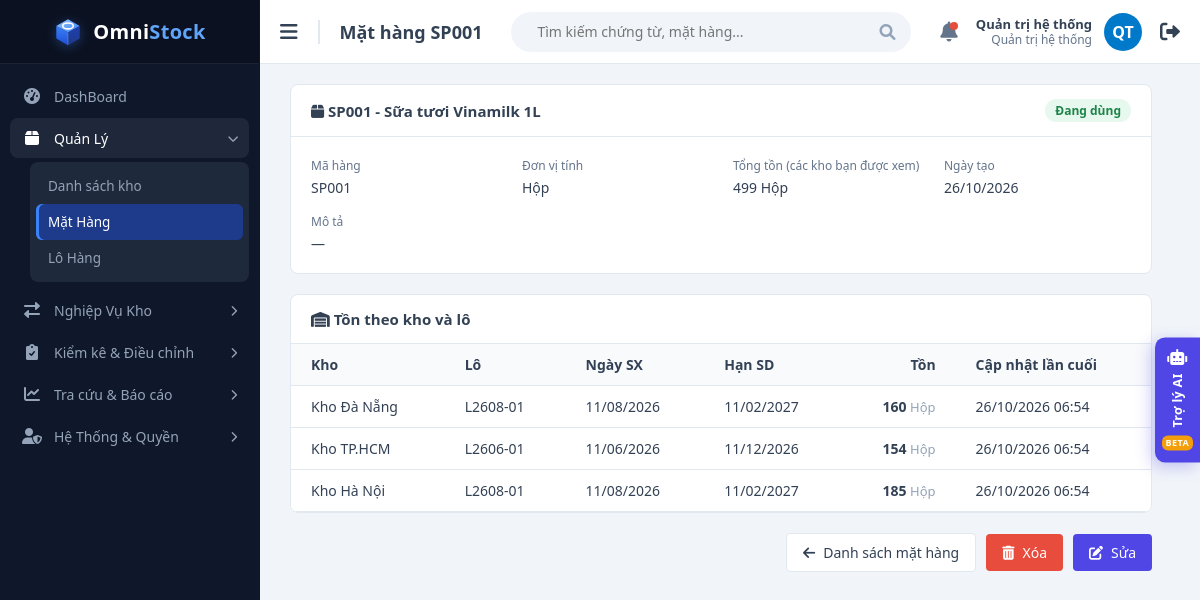
Before: /views/item_detail.php?id=1 (signed in) with the older database file.
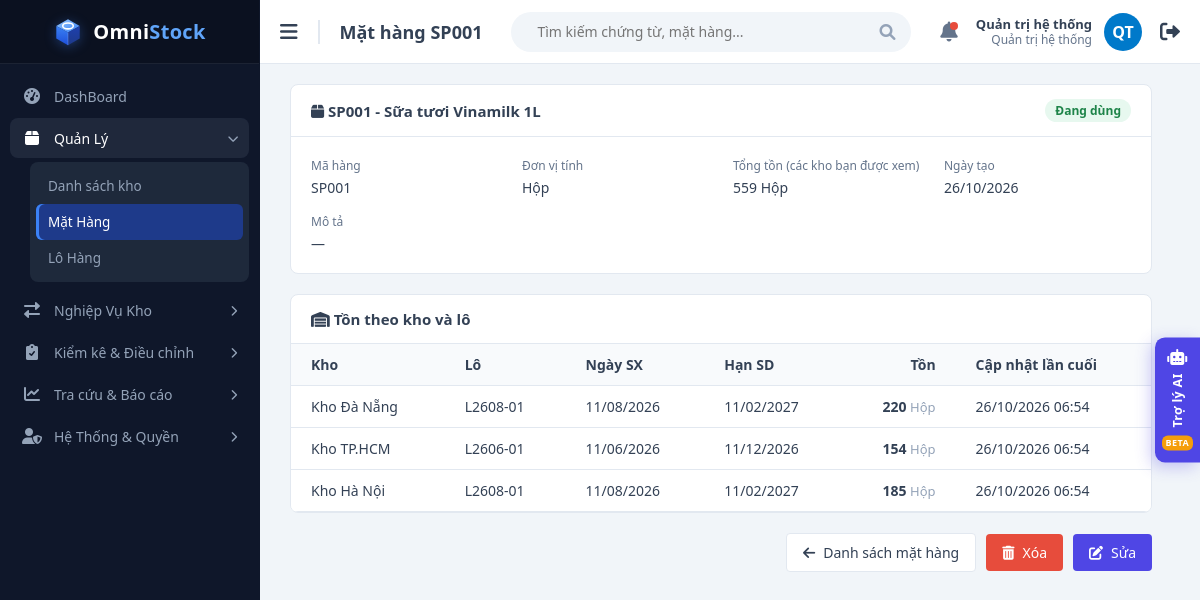
After: the same page with the newer database file.
### tables this page shows
CREATE TABLE stocks (
  id            INT UNSIGNED AUTO_INCREMENT PRIMARY KEY,
  warehouse_id  INT UNSIGNED  NOT NULL,
  item_id       INT UNSIGNED  NOT NULL,
  batch_id      INT UNSIGNED  NOT NULL,
  quantity      DECIMAL(15,3) NOT NULL DEFAULT 0,    
   
   
  reserved      DECIMAL(15,3) NOT NULL DEFAULT 0,
  updated_at    DATETIME      NOT NULL DEFAULT CURRENT_TIMESTAMP ON UPDATE CURRENT_TIMESTAMP,
  UNIQUE KEY uq_stocks (warehouse_id, item_id, batch_id),    
  KEY idx_stocks_item (item_id),
  CONSTRAINT fk_stocks_wh    FOREIGN KEY (warehouse_id)      REFERENCES warehouses(id),
  CONSTRAINT fk_stocks_item  FOREIGN KEY (item_id)           REFERENCES items(id),
  CONSTRAINT fk_stocks_batch FOREIGN KEY (batch_id, item_id) REFERENCES batches(id, item_id),
  CONSTRAINT ck_stocks_non_negative CHECK (quantity >= 0),   
   
  CONSTRAINT ck_stocks_reserved CHECK (reserved >= 0 AND reserved <= quantity)
);

CREATE TABLE warehouses (
  id          INT UNSIGNED AUTO_INCREMENT PRIMARY KEY,
  code        VARCHAR(20)  NOT NULL,
  name        VARCHAR(100) NOT NULL,
  address     VARCHAR(255) NULL,
  is_active   TINYINT(1)   NOT NULL DEFAULT 1,
   
  is_transit  TINYINT(1)   NOT NULL DEFAULT 0,
  created_at  DATETIME     NOT NULL DEFAULT CURRENT_TIMESTAMP,
   
   
  name_key    VARCHAR(100) AS (LOWER(name)) PERSISTENT,
  UNIQUE KEY uq_warehouses_code (code),
  UNIQUE KEY uq_warehouses_name (name_key)
);

CREATE TABLE batches (
  id            INT UNSIGNED AUTO_INCREMENT PRIMARY KEY,
  item_id       INT UNSIGNED NOT NULL,
  batch_no      VARCHAR(50)  NOT NULL,               
  mfg_date      DATE NULL,                           
  expiry_date   DATE NULL,                           
  created_at    DATETIME     NOT NULL DEFAULT CURRENT_TIMESTAMP,
  UNIQUE KEY uq_batches_item_no (item_id, batch_no),
   
  UNIQUE KEY uq_batches_id_item (id, item_id),
  KEY idx_batches_expiry (expiry_date),
  CONSTRAINT fk_batches_item FOREIGN KEY (item_id) REFERENCES items(id),
  CONSTRAINT ck_batches_dates CHECK (mfg_date IS NULL OR expiry_date IS NULL OR expiry_date > mfg_date)
);

CREATE TABLE items (
  id          INT UNSIGNED AUTO_INCREMENT PRIMARY KEY,
  sku         VARCHAR(30)  NOT NULL,                 
  name        VARCHAR(150) NOT NULL,
  unit        VARCHAR(20)  NOT NULL,                 
  description VARCHAR(255) NULL,
  is_active   TINYINT(1)   NOT NULL DEFAULT 1,
  created_at  DATETIME     NOT NULL DEFAULT CURRENT_TIMESTAMP,
   
  name_key    VARCHAR(150) AS (LOWER(name)) PERSISTENT,
  UNIQUE KEY uq_items_sku (sku),
  UNIQUE KEY uq_items_name (name_key)
);

### functions/item_functions.php (called while the page is built, shortened)
<?php
function getItem(PDO $pdo, int $itemId): ?array
{
    $stmt = $pdo->prepare('SELECT * FROM items WHERE id = ?');
    $stmt->execute([$itemId]);
    return $stmt->fetch() ?: null;
}
function getItemStock(PDO $pdo, int $itemId, array $allowedWarehouses): array
{
    [$whFilter, $whParams] = warehouseFilter('s.warehouse_id', $allowedWarehouses);
    $stmt = $pdo->prepare("
        SELECT w.code AS warehouse_code, w.name AS warehouse_name, b.batch_no, b.mfg_date, b.expiry_date, s.quantity, s.updated_at
        FROM stocks s
        JOIN warehouses w ON w.id = s.warehouse_id
        JOIN batches b    ON b.id = s.batch_id
        WHERE s.item_id = ? AND s.quantity > 0 AND $whFilter
        ORDER BY w.code, b.expiry_date
    ");
    $stmt->execute(array_merge([$itemId], $whParams));
    return $stmt->fetchAll();
}

### functions/helpers.php (called while the page is built, shortened)
<?php
function e($value): string
{
    return htmlspecialchars((string) $value, ENT_QUOTES, 'UTF-8');
}
function formatQty($qty): string
{
    $formatted = number_format((float) $qty, 3, ',', '.');
    return rtrim(rtrim($formatted, '0'), ',');
}
function formatDate(?string $date): string
{
    return $date ? date('d/m/Y', strtotime($date)) : '';
}
function warehouseFilter(string $column, ?array $allowedWarehouses): array
{
    $placeholders = implode(',', array_fill(0, count($allowedWarehouses), '?'));
    return ["$column IN ($placeholders)", array_map('intval', $allowedWarehouses)];
}

### functions/db_connection.php (called while the page is built, shortened)
<?php
function dbConfig(): array
{
    return [
        'host'     => getenv('DB_HOST') ?: 'localhost',
        'dbname'   => getenv('DB_NAME') ?: 'quanlykhohang',
        'username' => getenv('DB_USER') ?: 'root',
        'password' => getenv('DB_PASS') ?: '',
    ];
}
function getDbConnection(): PDO
{
    static $pdo = null;
    if ($pdo !== null) {
        return $pdo;
    }
    ['host' => $host, 'dbname' => $dbname, 'username' => $username, 'password' => $password] = dbConfig();
    $pdo = new PDO(
        "mysql:host=$host;dbname=$dbname;charset=utf8mb4",
        $username,
        $password,
        [
            PDO::ATTR_ERRMODE            => PDO::ERRMODE_EXCEPTION,
            PDO::ATTR_DEFAULT_FETCH_MODE => PDO::FETCH_ASSOC,
            PDO::ATTR_EMULATE_PREPARES   => false,
        ]
    );
    $pdo->exec("SET time_zone = '+07:00'");
    return $pdo;
}

### functions/auth.php (called while the page is built, shortened)
<?php
function loadUser(PDO $pdo, int $userId): ?array
{
    $stmt = $pdo->prepare('SELECT id, username, full_name, role, must_change_password FROM users WHERE id = ? AND is_active = 1');
    $stmt->execute([$userId]);
    $user = $stmt->fetch();
    $stmt = $pdo->prepare('SELECT warehouse_id FROM user_warehouses WHERE user_id = ? ORDER BY warehouse_id');
    $stmt->execute([$userId]);
    $user['id']         = (int) $user['id'];
    $user['warehouses'] = array_map('intval', $stmt->fetchAll(PDO::FETCH_COLUMN));
    return $user;
}
function requireLogin(string $basePath, bool $passwordPage = false): array
{
    try {
        $user = loadUser(getDbConnection(), (int) ($_SESSION['user_id'] ?? 0));
    } catch (PDOException $e) {
        http_response_code(500);
        exit('Không kết nối được CSDL: ' . e($e->getMessage()));
    }
    return $user;
}
function isManager(array $user): bool
{
    return in_array($user['role'], ['ADMIN', 'MANAGER'], true);
}

### views/item_detail.php (the view, shortened to what the changed rows need)
<?php
require_once __DIR__ . '/../functions/db_connection.php';
require_once __DIR__ . '/../functions/helpers.php';
require_once __DIR__ . '/../functions/auth.php';
require_once __DIR__ . '/../functions/item_functions.php';
$user   = requireLogin('../');
$itemId = (int) ($_GET['id'] ?? 0);
$item       = null;
$stock      = [];
try {
    $pdo   = getDbConnection();
    $item  = getItem($pdo, $itemId);
    if ($item === null) {
        http_response_code(404);
        $dbError = 'Không tìm thấy mặt hàng.';
    } else {
        $stock = getItemStock($pdo, $itemId, $user['warehouses']);
    }
} catch (PDOException $e) {
    $dbError = 'Không thể tải dữ liệu: ' . $e->getMessage();
}
$total     = array_sum(array_map(fn ($row) => (float) $row['quantity'], $stock));
$canManage = isManager($user);
require __DIR__ . '/layout/header.php';
?>
            <?php if ($item): ?>
                <div class="panel">
                    <div class="panel-header">
                        <h3><i class="fas fa-box"></i> <?= e($item['sku'] . ' - ' . $item['name']) ?></h3>
                        <span class="badge <?= $item['is_active'] ? 'badge-active' : 'badge-inactive' ?>"><?= $item['is_active'] ? 'Đang dùng' : 'Ngừng dùng' ?></span>
                    </div>
                    <dl class="detail-grid">
                        <div><dt>Mã hàng</dt><dd><?= e($item['sku']) ?></dd></div>
                        <div><dt>Đơn vị tính</dt><dd><?= e($item['unit']) ?></dd></div>
                        <div><dt>Tổng tồn (các kho bạn được xem)</dt><dd><?= formatQty($total) ?> <?= e($item['unit']) ?></dd></div>
                        <div><dt>Ngày tạo</dt><dd><?= e(date('d/m/Y', strtotime($item['created_at']))) ?></dd></div>
                        <div class="span-2"><dt>Mô tả</dt><dd><?= $item['description'] !== null ? e($item['description']) : '—' ?></dd></div>
                    </dl>
                </div>
                <div class="panel" style="margin-top: 20px;">
                    <div class="panel-header"><h3><i class="fas fa-warehouse"></i> Tồn theo kho và lô</h3></div>
                    <div class="table-container" style="border: none; border-radius: 0;">
                        <table class="nowrap-table">
                            <thead>
                                <tr>
                                    <th>Kho</th>
                                    <th>Lô</th>
                                    <th>Ngày SX</th>
                                    <th>Hạn SD</th>
                                    <th class="text-right">Tồn</th>
                                    <th>Cập nhật lần cuối</th>
                                </tr>
                            </thead>
                            <tbody>
                                <?php foreach ($stock as $row): ?>
                                    <tr>
                                        <td><?= e($row['warehouse_name']) ?></td>
                                        <td><?= e($row['batch_no']) ?></td>
                                        <td><?= $row['mfg_date'] ? formatDate($row['mfg_date']) : '—' ?></td>
                                        <td>
                                            <?= $row['expiry_date'] ? formatDate($row['expiry_date']) : '—' ?>
                                        </td>
                                        <td class="text-right"><strong><?= formatQty($row['quantity']) ?></strong> <span class="muted"><?= e($item['unit']) ?></span></td>
                                        <td><?= e(date('d/m/Y H:i', strtotime($row['updated_at']))) ?></td>
                                    </tr>
                                <?php endforeach; ?>
                            </tbody>
                        </table>
                    </div>
                </div>
                <div class="form-actions">
                    <a class="btn btn-light" href="item_list.php"><i class="fas fa-arrow-left"></i> Danh sách mặt hàng</a>
                    <?php if ($canManage): ?>
                        <form method="post" action="../handle/item_process.php">
                            <?php if ($item['is_active']): ?>
                                <button class="btn btn-danger" type="submit" name="action" value="delete" data-confirm-ok="Xóa"
                                        data-confirm="Xóa mặt hàng <?= e($item['sku'] . ' - ' . $item['name']) ?>? Nếu đã có lịch sử nhập / xuất, mặt hàng sẽ được chuyển sang ngừng dùng."><i class="fas fa-trash-alt"></i> Xóa</button>
                            <?php else: ?>
                                <button class="btn btn-import" type="submit" name="action" value="restore"><i class="fas fa-undo"></i> Dùng lại</button>
                            <?php endif; ?>
                        </form>
                        <?php $fill = ['action' => 'update', 'id' => (int) $item['id'], 'sku' => $item['sku'], 'name' => $item['name'], 'unit' => $item['unit'], 'description' => $item['description'] ?? '']; ?>
                        <button class="btn btn-primary" type="button" data-modal-open="itemModal" data-modal-title="Sửa mặt hàng <?= e($item['sku']) ?>"
                                data-fill="<?= e(json_encode($fill, JSON_UNESCAPED_UNICODE)) ?>"><i class="fas fa-edit"></i> Sửa</button>
                    <?php endif; ?>
                </div>
            <?php else: ?>
                <a class="btn btn-light" href="item_list.php" style="display: inline-flex;"><i class="fas fa-arrow-left"></i> Danh sách mặt hàng</a>
            <?php endif; ?>
<?php require __DIR__ . '/layout/footer.php'; ?>

Changed rows visible on the page:
changed stocks "Kho Đà Nẵng": quantity "160" → "220"
Other visible differences:
formatQty($total): "499" → "559"
